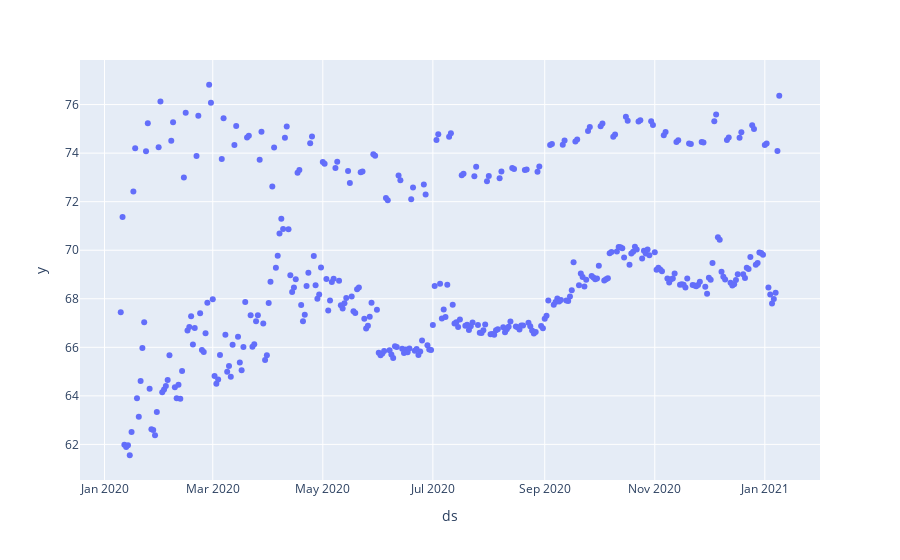

The code cell stored with this chart in its notebook:
### Code cell
fb_data=barrio[['date', 'avg_price']].dropna()

fb_data.columns=['ds', 'y']

fig=fb_data.plot.scatter(x='ds', y='y')
fig.show();

### Figure 1 — Plotly figure (JSON) as saved in the notebook; plotly's stock layout.template omitted (floating-point values rounded to 4 significant figures; data arrays with more than 128 entries replaced by an {"elided": "..."} marker saying what was removed)
{"data": [{"hovertemplate": "ds=%{x}<br>y=%{y}<extra></extra>", "legendgroup": "", "marker": {"color": "#636efa", "symbol": "circle"}, "mode": "markers", "name": "", "orientation": "v", "showlegend": false, "type": "scatter", "x": {"elided": "366 str values"}, "xaxis": "x", "y": {"elided": "366 float values"}, "yaxis": "y"}], "layout": {"legend": {"tracegroupgap": 0}, "margin": {"t": 60}, "xaxis": {"anchor": "y", "domain": [0, 1], "title": {"text": "ds"}}, "yaxis": {"anchor": "x", "domain": [0, 1], "title": {"text": "y"}}}}
